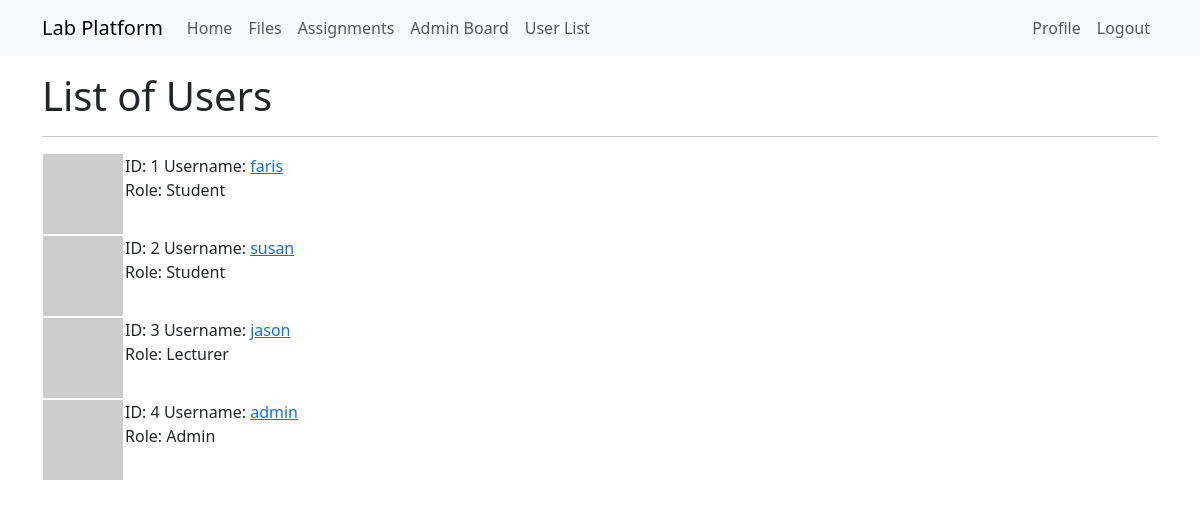
Page /list (signed in) on the committed database.
### app/models.py (models this page shows, shortened)
class User(UserMixin, db.Model):
    id: so.Mapped[int] = so.mapped_column(primary_key=True)
    username: so.Mapped[str] = so.mapped_column(sa.String(64), index=True,
                                                unique=True)
    email: so.Mapped[str] = so.mapped_column(sa.String(120), index=True,
                                             unique=True)
    password_hash: so.Mapped[Optional[str]] = so.mapped_column(sa.String(256))
    posts: so.WriteOnlyMapped['Post'] = so.relationship(
        back_populates='author')
    files: so.WriteOnlyMapped['File'] = so.relationship(
        back_populates='uploader')
    role: so.Mapped[int] = so.mapped_column(sa.Integer, default=-1, index=True, unique=False)
    assignments: so.WriteOnlyMapped['Assignment'] = so.relationship(
        back_populates='asmtauthor')
    submissions: so.WriteOnlyMapped['Submission'] = so.relationship(
        back_populates='submitter')
    def avatar(self, size):
        digest = md5(self.email.lower().encode('utf-8')).hexdigest()
        return f'https://www.gravatar.com/avatar/{digest}?d=identicon&s={size}'
    def is_admin(self):
        return self.role == 0
    def get_role(self):
        roles = {
            -1 : 'Unverified User',
            0 : 'Admin',
            1 : 'Lecturer',
            2 : 'Student'
        }
        return roles.get(self.role)

### app/routes.py (the view)
@app.route('/list')
@login_required
def list():
    if not current_user.is_admin():
        flash('Not authorized to access this page')
        return redirect(url_for('userlist'))
    return render_template('list.html', title='User List',
                            users = db.session.scalars(sa.select(User)).all())

### app/models.py (called while the page is built)
@login.user_loader
def load_user(id):
    return db.session.get(User, int(id))

### app/templates/list.html
{% extends "base.html" %}
{% block content %}
    <h1>List of Users</h1>
    <hr>
    {% for user in users %}
    {% set link = url_for('user', username=user.username) %}
    <table>
        <tr valign="top">
            <td><img src="{{ user.avatar(36) }}"></td>
            <td>ID: {{ user.id }} Username: <a href={{link}}>{{user.username}}</a> <br> Role: {{ user.get_role() }}</td>
        </tr>
    </table>
    {% endfor %}
{% endblock %}

### rows in the picture
User: id "1", username "faris", get_role "Student"
User: id "2", username "susan", get_role "Student"
User: id "3", username "jason", get_role "Lecturer"
User: id "4", username "admin", get_role "Admin"
